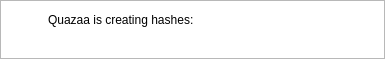
<?xml version="1.0" encoding="UTF-8"?>
<ui version="4.0">
 <class>DialogHashProgress</class>
 <widget class="QDialog" name="DialogHashProgress">
  <property name="geometry">
   <rect>
    <x>0</x>
    <y>0</y>
    <width>385</width>
    <height>59</height>
   </rect>
  </property>
  <property name="sizePolicy">
   <sizepolicy hsizetype="Preferred" vsizetype="Minimum">
    <horstretch>0</horstretch>
    <verstretch>50</verstretch>
   </sizepolicy>
  </property>
  <property name="minimumSize">
   <size>
    <width>385</width>
    <height>59</height>
   </size>
  </property>
  <property name="maximumSize">
   <size>
    <width>385</width>
    <height>800</height>
   </size>
  </property>
  <property name="sizeIncrement">
   <size>
    <width>0</width>
    <height>50</height>
   </size>
  </property>
  <property name="windowTitle">
   <string>Dialog</string>
  </property>
  <property name="autoFillBackground">
   <bool>false</bool>
  </property>
  <property name="styleSheet">
   <string notr="true">QDialog {
	background-color: rgba(255, 255, 255,175);
}</string>
  </property>
  <layout class="QGridLayout" name="gridLayout">
   <property name="sizeConstraint">
    <enum>QLayout::SetMinimumSize</enum>
   </property>
   <property name="margin">
    <number>0</number>
   </property>
   <property name="spacing">
    <number>0</number>
   </property>
   <item row="0" column="0" rowspan="2">
    <widget class="QFrame" name="frameHashProgress">
     <property name="sizePolicy">
      <sizepolicy hsizetype="Preferred" vsizetype="Minimum">
       <horstretch>0</horstretch>
       <verstretch>10</verstretch>
      </sizepolicy>
     </property>
     <property name="sizeIncrement">
      <size>
       <width>0</width>
       <height>10</height>
      </size>
     </property>
     <property name="styleSheet">
      <string notr="true"/>
     </property>
     <property name="frameShape">
      <enum>QFrame::StyledPanel</enum>
     </property>
     <property name="frameShadow">
      <enum>QFrame::Plain</enum>
     </property>
     <layout class="QGridLayout" name="gridLayout_2">
      <property name="sizeConstraint">
       <enum>QLayout::SetMinimumSize</enum>
      </property>
      <item row="0" column="0" rowspan="2">
       <widget class="QLabel" name="labelHashIcon">
        <property name="minimumSize">
         <size>
          <width>32</width>
          <height>32</height>
         </size>
        </property>
        <property name="maximumSize">
         <size>
          <width>32</width>
          <height>32</height>
         </size>
        </property>
        <property name="styleSheet">
         <string notr="true">border: 0px solid transparent;</string>
        </property>
        <property name="text">
         <string/>
        </property>
        <property name="pixmap">
         <pixmap resource="../Resource.qrc">:/Resource/Library/BrowseFolder.png</pixmap>
        </property>
        <property name="scaledContents">
         <bool>true</bool>
        </property>
       </widget>
      </item>
      <item row="1" column="1">
       <layout class="QVBoxLayout" name="verticalLayout">
        <property name="sizeConstraint">
         <enum>QLayout::SetMinimumSize</enum>
        </property>
       </layout>
      </item>
      <item row="0" column="1">
       <widget class="QLabel" name="labelStatus">
        <property name="sizePolicy">
         <sizepolicy hsizetype="Minimum" vsizetype="Minimum">
          <horstretch>0</horstretch>
          <verstretch>0</verstretch>
         </sizepolicy>
        </property>
        <property name="styleSheet">
         <string notr="true">border: 0px solid transparent;</string>
        </property>
        <property name="text">
         <string>Quazaa is creating hashes:</string>
        </property>
       </widget>
      </item>
     </layout>
    </widget>
   </item>
  </layout>
 </widget>
 <resources>
  <include location="../Resource.qrc"/>
 </resources>
 <connections/>
</ui>
